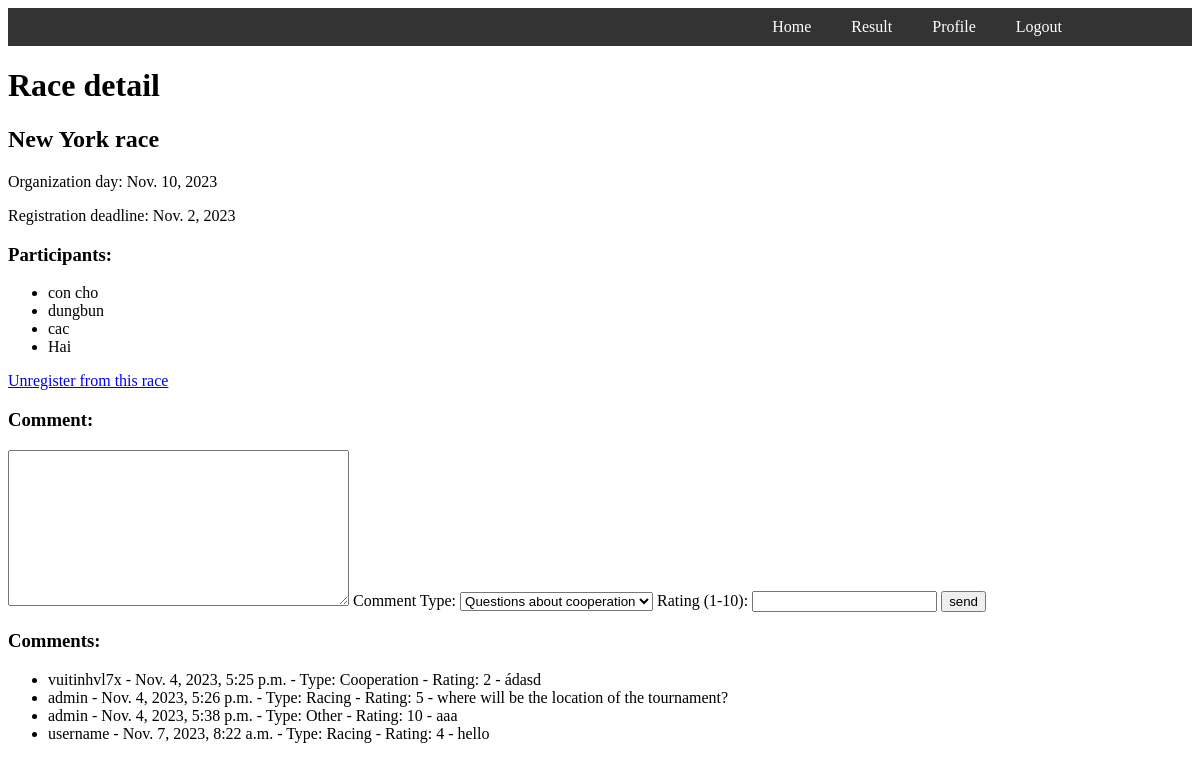
Screenshot of /race/1/ (signed in) with the database file from the repository.
### race/models.py (models this page shows, shortened)
class Race(models.Model):
    race_name = models.CharField(max_length=100)
    race_date = models.DateField()
    registration_deadline = models.DateField()

class RaceRegistration(models.Model):
    race = models.ForeignKey(Race, on_delete=models.CASCADE)
    participant = models.ForeignKey(Participant, on_delete=models.CASCADE)
    registration_date = models.DateField(auto_now_add=True)

class Participant(models.Model):
    user = models.ForeignKey(User, on_delete=models.CASCADE)
    team = models.ForeignKey(Team, on_delete=models.CASCADE)
    car_description = models.TextField()
    experience = models.IntegerField()
    registered_races = models.ManyToManyField(Race, through='RaceRegistration')

class Team(models.Model):
    name = models.CharField(max_length=100)
    description = models.TextField()
    def __str__(self):
        return self.name

class Comment(models.Model):
    race = models.ForeignKey(Race, on_delete=models.CASCADE)
    commentator = models.ForeignKey(Commentator, on_delete=models.CASCADE)
    comment_date = models.DateTimeField(auto_now_add=True)
    comment_content = models.TextField()
    COMMENT_TYPE_CHOICES = [
        ('Cooperation', 'Questions about cooperation'),
        ('Racing', 'Questions about racing'),
        ('Other', 'Other'),
    ]
    comment_type = models.CharField(
        max_length=100,
        choices=COMMENT_TYPE_CHOICES,
        default='Other'
    )
    rating = models.PositiveIntegerField(
        validators=[MaxValueValidator(10)]
    )

class Commentator(models.Model):
    user = models.OneToOneField(User, on_delete=models.CASCADE)

### race/views.py (the view, shortened to what this page needs)
# urls.py: path('race/<int:race_id>/', views.view_race, name='view_race'),
@login_required
def view_race(request, race_id):
    comment_sent = False
    race = get_object_or_404(Race, id=race_id)
    participants = RaceRegistration.objects.filter(race=race)
    participant = Participant.objects.filter(user=request.user, registered_races=race).first()
    form = RaceRegistrationForm(request.POST or None)  # Tạo một thể hiện của biểu mẫu
    comment_form = CommentForm(request.POST)
    can_comment = participant is not None
    return render(request, 'races/race_detail.html',
                  {'race': race,
                   'participants': participants,
                   'can_comment': can_comment,
                   'form': form,
                   'comment_form': comment_form,
                   'comment_sent': comment_sent
                   }
                  )

### race/forms.py
class RaceRegistrationForm(forms.Form):
    team_name = forms.CharField(max_length=100)
    car_description = forms.CharField(widget=forms.Textarea)
    experience = forms.IntegerField(
        widget=forms.NumberInput(attrs={'placeholder': 'years'})
    )

class CommentForm(forms.ModelForm):
    class Meta:
        model = Comment
        fields = ['comment_content', 'comment_type', 'rating']

### race/templates/races/race_detail.html (shortened to what this page needs)
<!DOCTYPE html>
<html lang="en">
<head>
</head>
<body>
{% include 'components/navbar.html' %}
<h1>Race detail</h1>
<h2>{{ race.race_name }}</h2>
<p>Organization day: {{ race.race_date }}</p>
<p>Registration deadline: {{ race.registration_deadline }}</p>
<h3>Participants:</h3>
<ul>
    {% for participant in participants %}
        <li>{{ participant.participant.team }}</li>
    {% endfor %}
</ul>
{% if can_comment %}
    <a href="{% url 'unregister_from_race' race.id %}">Unregister from this race</a>
    <h3>Comment:</h3>
    <form method="post">
        {{ comment_form.comment_content }}
        <label for="{{ comment_form.comment_type.id_for_label }}">Comment Type:</label>
        {{ comment_form.comment_type }}
        <label for="{{ comment_form.rating.id_for_label }}">Rating (1-10):</label>
        {{ comment_form.rating }}
        <input type="submit" value="send">
    </form>
    <h3>Comments:</h3>
    <ul>
        {% for comment in race.comment_set.all %}
            <li>{{ comment.commentator.user.username }} - {{ comment.comment_date }} - Type: {{ comment.comment_type }}
                - Rating: {{ comment.rating }} - {{ comment.comment_content }}</li>
        {% endfor %}
    </ul>
{% endif %}
</body>
</html>

### rows the page displays
Race: race_name "New York race", race_date "Nov. 10, 2023", registration_deadline "Nov. 2, 2023"
RaceRegistration: participant.team "con cho"
RaceRegistration: participant.team "dungbun"
RaceRegistration: participant.team "cac"
RaceRegistration: participant.team "Hai"
Comment: commentator.user.username "vuitinhvl7x", comment_date "Nov. 4, 2023, 5:25 p.m.", comment_type "Cooperation", rating "2", comment_content "ádasd"
Comment: commentator.user.username "admin", comment_date "Nov. 4, 2023, 5:26 p.m.", comment_type "Racing", rating "5", comment_content "where will be the location of the tournament?"
Comment: commentator.user.username "admin", comment_date "Nov. 4, 2023, 5:38 p.m.", comment_type "Other", rating "10", comment_content "aaa"
Comment: commentator.user.username "username", comment_date "Nov. 7, 2023, 8:22 a.m.", comment_type "Racing", rating "4", comment_content "hello"
